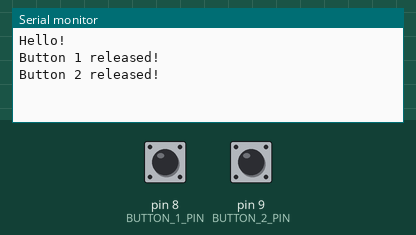
Simulated run of this sketch. Board: Arduino Uno, built with avr-gcc and run on an emulated ATmega328P. Shown: the last lines printed to the serial monitor. The test bench sets the inputs (shaded band); at power-on: pin 8 (BUTTON_1_PIN) HIGH, pin 9 (BUTTON_2_PIN) HIGH.

Above: at 1.2 s.
1.3 s: pin 8 (BUTTON_1_PIN) pulled LOW for 0.15 s
At 1.46 s:
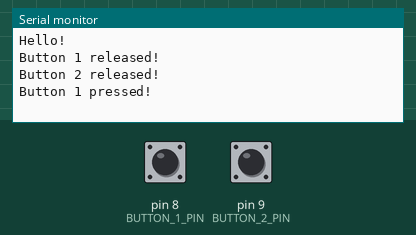
2.9 s: pin 9 (BUTTON_2_PIN) pulled LOW for 0.15 s
At 3.6 s:
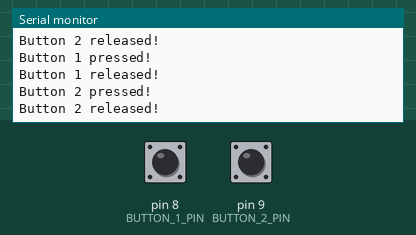

The sketch:

uno_twoButtons_checkStates.ino
```cpp
// Constants:
// the number of the pushbutton pin
const int BUTTON_1_PIN = 8;
const int BUTTON_2_PIN = 9;

// Variables:
// the previous state from the input pin
int lastState_BUTTON_1 = LOW;
int lastState_BUTTON_2 = LOW;
// the current reading from the input pin
int currentState_BUTTON_1;
int currentState_BUTTON_2;

void setup() {
  // the setup function runs once when you press reset or power the board

  // Open serial communications and wait for port to open:
  Serial.begin(57600);
  while (!Serial) {
    ; // wait for serial port to connect. Needed for native USB port only
  }
  Serial.println("Hello!");

  // set the two button pins to input, and use a pull-up resistor
  pinMode(BUTTON_1_PIN, INPUT_PULLUP);
  pinMode(BUTTON_2_PIN, INPUT_PULLUP);
}

void loop() {
  // code below runs as a loop until loop is broken

  button_1_checks();
  button_2_checks();
}

void button_1_checks() {
  // read votage state of button pin
  currentState_BUTTON_1 = digitalRead(BUTTON_1_PIN);
  // compare last and current states
  if (lastState_BUTTON_1 == HIGH && currentState_BUTTON_1 == LOW)      { // button is pressed
    Serial.println("Button 1 pressed!");
  }
  else if (lastState_BUTTON_1 == LOW && currentState_BUTTON_1 == HIGH) { // button is released
    Serial.println("Button 1 released!");
  }
  // save the the last state as the current state
  lastState_BUTTON_1 = currentState_BUTTON_1;
  // delay to help with debouncing button
  delay(20);
}

void button_2_checks() {
  // read votage state of button pin
  currentState_BUTTON_2 = digitalRead(BUTTON_2_PIN);
  // compare last and current states
  if (lastState_BUTTON_2 == HIGH && currentState_BUTTON_2 == LOW)      { // button is pressed
    Serial.println("Button 2 pressed!");
  }
  else if (lastState_BUTTON_2 == LOW && currentState_BUTTON_2 == HIGH) { // button is released
    Serial.println("Button 2 released!");
  }
  // save the the last state as the current state
  lastState_BUTTON_2 = currentState_BUTTON_2;
  // delay to help with debouncing button
  delay(20);
}
```

Measured:
- after the input at 1.3 s, the serial monitor: prints a new line at once (image 1)
- after the input at 2.9 s, the serial monitor: prints a new line at once (image 2)
